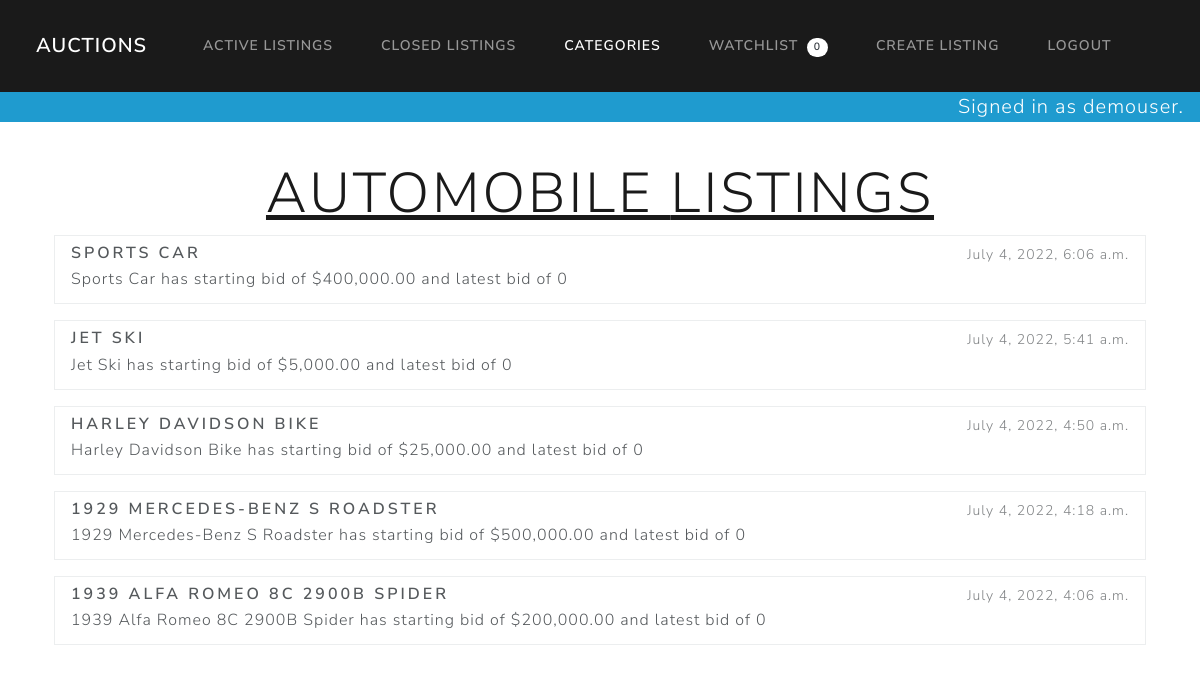
The page /categories/Automobile (signed in) on the database its author committed.
### auctions/models.py (models this page shows, shortened)
class User(AbstractUser):
    pass
    class Meta:
        verbose_name_plural = 'Users'

class auctionListings(models.Model):
    title = models.CharField(max_length=64, verbose_name="Title")
    description = models.TextField(verbose_name="Description", blank=True)
    startingBid = models.DecimalField(max_digits=19, decimal_places=2, validators=[MinValueValidator(limit_value=0)], verbose_name="Starting Bid")
    imageURL = models.URLField(blank=True, verbose_name="Image URL")
    category = models.CharField(max_length=64, blank=True, verbose_name="Category", default="No Category Listed")
    createdByUser = models.ForeignKey(User, on_delete=models.CASCADE, related_name="userAuctionListings")
    createDate = models.DateTimeField(auto_now_add=True)
    usersWatching = models.ManyToManyField(User, related_name="userWatch", blank=True)
    listingMaxBid = models.DecimalField(max_digits=19, decimal_places=2, validators=[MinValueValidator(limit_value=0)], verbose_name="Current Bid", null=True, blank=True)
    listingStatus = models.BooleanField(default=True)
    def __str__(self):
        startBid = customFilters.USD(self.startingBid)
        if self.listingMaxBid:
            maxBid = customFilters.USD(self.listingMaxBid)
        else:
            maxBid = 0
        return f"{self.title} has starting bid of {startBid} and latest bid of {maxBid}"
    class Meta:
        verbose_name_plural = 'Auction Listings'

### auctions/views.py (the view)
# urls.py: path("categories/<str:category>", views.categories, name="categories")
def categories(request, category):
    if category == "list":
        categories = auctionListings.objects.values('category').order_by('category').distinct()
        return render(request, "auctions/categories.html", {
            "categories": categories
        })
    else:
        listings = auctionListings.objects.filter(category__iexact=category).order_by(F('createDate').desc())
        return render(request, "auctions/category.html", {
            "listings": listings, "category": category
        })

### auctions/templatetags/customFilters.py (called while the page is built)
@register.filter
def USD(value):
    return "${:,.2f}".format(value)

### auctions/templates/auctions/category.html (shortened to what this page needs)
{% extends "auctions/layout.html" %}
{% block categoriesTab %}
    active
{% endblock %}
{% block body %}
    <div class="row">
        <div class="col d-flex justify-content-center">
            <h2 class="display-4 text-decoration-underline">{{ category }} Listings</h2>
        </div>
    </div>
    {% for listing in listings %}
    {% if listing.listingStatus %}
    <div class="container">
        <div class="row mb-3">
            <div class="col">
                <div class="list-group">
                    <a href="{% url 'listing' listing.id %}" class="list-group-item list-group-item-action flex-column align-items-start">
                        <div class="d-flex w-100 justify-content-between">
                            <h5 class="mb-1">{{ listing.title }}</h5>
                            <small class="text-muted">{{ listing.createDate }}</small>
                        </div>
                        <p class="mb-1">{{ listing }}</p>
                    </a>
                </div>
            </div>
        </div>
    </div>
    {% endif %}
    {% endfor %}
{% endblock %}

### auctions/templates/auctions/layout.html (shortened to what this page needs)
{% load static %}
<!DOCTYPE html>
<html lang="en">
<head>
    <link href="https://cdn.jsdelivr.net/npm/bootswatch@5.1.3/dist/lux/bootstrap.min.css" rel="stylesheet">
    <link href="{% static 'auctions/styles.css' %}" rel="stylesheet">
    <link rel="stylesheet" href="https://cdn.jsdelivr.net/npm/bootstrap-icons@1.8.3/font/bootstrap-icons.css">
</head>
<body>
    <div class="row fixed-top">
        <div class="col">
            <div class="row mx-0 g-0">
                <div class="col">
                    <nav class="navbar navbar-expand-lg navbar-dark bg-primary">
                        <div class="container-fluid">
                            <a class="navbar-brand ms-4" href="{% url 'index' %}">Auctions</a>
                            <div class="navbar-collapse collapse" id="auctionsNavbar">
                                <ul class="navbar-nav me-auto ms-3">
                                    <li class="nav-item">
                                        <a class="nav-link {% block activeTab %}{% endblock %}" href="{% url 'index' %}">Active
                                            Listings</a>
                                    </li>
                                    <li class="nav-item">
                                        <a class="nav-link {% block closedTab %}{% endblock %}" href="{% url 'closed' %}">Closed
                                            Listings</a>
                                    </li>
                                    <li class="nav-item">
                                        <a class="nav-link {% block categoriesTab %}{% endblock %}"
                                            href="{% url 'categories' 'list' %}">Categories</a>
                                    </li>
                                    {% if user.is_authenticated %}
                                    <li class="nav-item">
                                        <a class="nav-link {% block watchlistTab %}{% endblock %}"
                                            href="{% url 'watchlist' %}">Watchlist
                                            <span class="badge badge-pill bg-secondary ms-1">{{ user.userWatch.all.count }}</span>
                                        </a>
                                    </li>
                                    <li class="nav-item">
                                        <a class="nav-link {% block createTab %}{% endblock %}"
                                            href="{% url 'createListing' %}">Create Listing</a>
                                    </li>
                                    <li class="nav-item">
                                        <a class="nav-link" href="{% url 'logout' %}">Logout</a>
                                    </li>
                                    {% endif %}
                                </ul>
                            </div>
                        </div>
                    </nav>
                </div>
            </div>
            <div class="row bg-info">
                <div class="col d-flex justify-content-end text-white fs-4 me-3">
                    {% if user.is_authenticated %}
                        Signed in as {{ user.username }}.
                    {% else %}
                        Not signed in.
                    {% endif %}
                </div>
            </div>
        </div>
    </div>
    <div class="container" id="bodyBlockTopPadding">
        {% block body %}
        {% endblock %}
    </div>
</body>
</html>

### auctions/static/auctions/styles.css (style rules this page uses)
* { box-sizing: border-box; }
#bodyBlockTopPadding { padding-top: 30vh; }
@media only screen and (orientation: landscape) { #bodyBlockTopPadding { padding-top: 38vh; } }
@media only screen and (min-width: 768px) { #bodyBlockTopPadding { padding-top: 20vh; } }

### rows shown on the page
User: userWatch.all.count "0", username "demouser"
auctionListings: title "SPORTS CAR", createDate "July 4, 2022, 6:06 a.m.", startingBid+listingMaxBid+title "Sports Car has starting bid of $400,000.00 and latest bid of 0"
auctionListings: title "JET SKI", createDate "July 4, 2022, 5:41 a.m.", startingBid+listingMaxBid+title "Jet Ski has starting bid of $5,000.00 and latest bid of 0"
auctionListings: title "HARLEY DAVIDSON BIKE", createDate "July 4, 2022, 4:50 a.m.", startingBid+listingMaxBid+title "Harley Davidson Bike has starting bid of $25,000.00 and latest bid of 0"
auctionListings: title "1929 MERCEDES-BENZ S ROADSTER", createDate "July 4, 2022, 4:18 a.m.", startingBid+listingMaxBid+title "1929 Mercedes-Benz S Roadster has starting bid of $500,000.00 and latest bid of 0"
auctionListings: title "1939 ALFA ROMEO 8C 2900B SPIDER", createDate "July 4, 2022, 4:06 a.m.", startingBid+listingMaxBid+title "1939 Alfa Romeo 8C 2900B Spider has starting bid of $200,000.00 and latest bid of 0"

### other values the page prints
{{ category }} "AUTOMOBILE"
